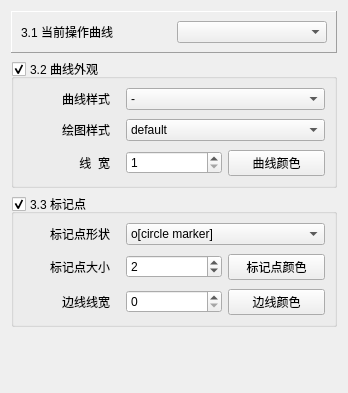
        <widget class="QWidget" name="scrollAreaWidgetContents_3">
         <property name="geometry">
          <rect>
           <x>0</x>
           <y>0</y>
           <width>348</width>
           <height>393</height>
          </rect>
         </property>
         <layout class="QVBoxLayout" name="verticalLayout_6">
          <item>
           <widget class="QFrame" name="frame_3">
            <property name="frameShape">
             <enum>QFrame::Panel</enum>
            </property>
            <property name="frameShadow">
             <enum>QFrame::Raised</enum>
            </property>
            <layout class="QHBoxLayout" name="horizontalLayout_3">
             <property name="topMargin">
              <number>9</number>
             </property>
             <property name="bottomMargin">
              <number>9</number>
             </property>
             <item>
              <widget class="QLabel" name="label_8">
               <property name="text">
                <string>3.1 当前操作曲线</string>
               </property>
              </widget>
             </item>
             <item>
              <widget class="QComboBox" name="comboAxes_Lines"/>
             </item>
            </layout>
           </widget>
          </item>
          <item>
           <widget class="QGroupBox" name="groupBox_LineSeries">
            <property name="title">
             <string>3.2 曲线外观</string>
            </property>
            <property name="checkable">
             <bool>true</bool>
            </property>
            <property name="checked">
             <bool>true</bool>
            </property>
            <layout class="QGridLayout" name="gridLayout_10">
             <property name="verticalSpacing">
              <number>9</number>
             </property>
             <item row="0" column="0">
              <widget class="QLabel" name="label_5">
               <property name="text">
                <string>曲线样式</string>
               </property>
               <property name="alignment">
                <set>Qt::AlignRight|Qt::AlignTrailing|Qt::AlignVCenter</set>
               </property>
               <property name="indent">
                <number>10</number>
               </property>
              </widget>
             </item>
             <item row="0" column="1" colspan="2">
              <widget class="QComboBox" name="comboSeries_LineStyle">
               <item>
                <property name="text">
                 <string>-</string>
                </property>
               </item>
               <item>
                <property name="text">
                 <string>--</string>
                </property>
               </item>
               <item>
                <property name="text">
                 <string>-.</string>
                </property>
               </item>
               <item>
                <property name="text">
                 <string>:</string>
                </property>
               </item>
               <item>
                <property name="text">
                 <string>None</string>
                </property>
               </item>
              </widget>
             </item>
             <item row="1" column="0">
              <widget class="QLabel" name="label_14">
               <property name="text">
                <string>绘图样式</string>
               </property>
               <property name="alignment">
                <set>Qt::AlignRight|Qt::AlignTrailing|Qt::AlignVCenter</set>
               </property>
               <property name="indent">
                <number>10</number>
               </property>
              </widget>
             </item>
             <item row="1" column="1" colspan="2">
              <widget class="QComboBox" name="comboSeries_DrawStyle">
               <item>
                <property name="text">
                 <string>default</string>
                </property>
               </item>
               <item>
                <property name="text">
                 <string>steps</string>
                </property>
               </item>
               <item>
                <property name="text">
                 <string>steps-pre</string>
                </property>
               </item>
               <item>
                <property name="text">
                 <string>steps-mid</string>
                </property>
               </item>
               <item>
                <property name="text">
                 <string>steps-post</string>
                </property>
               </item>
              </widget>
             </item>
             <item row="2" column="0">
              <widget class="QLabel" name="label_15">
               <property name="text">
                <string>线  宽</string>
               </property>
               <property name="alignment">
                <set>Qt::AlignRight|Qt::AlignTrailing|Qt::AlignVCenter</set>
               </property>
               <property name="indent">
                <number>10</number>
               </property>
              </widget>
             </item>
             <item row="2" column="1">
              <widget class="QSpinBox" name="spinSeries_LineWidth">
               <property name="minimum">
                <number>1</number>
               </property>
               <property name="maximum">
                <number>100</number>
               </property>
              </widget>
             </item>
             <item row="2" column="2">
              <widget class="QPushButton" name="btnSeries_LineColor">
               <property name="text">
                <string>曲线颜色</string>
               </property>
              </widget>
             </item>
            </layout>
           </widget>
          </item>
          <item>
           <widget class="QGroupBox" name="groupBox_Marker">
            <property name="title">
             <string>3.3 标记点</string>
            </property>
            <property name="checkable">
             <bool>true</bool>
            </property>
            <property name="checked">
             <bool>true</bool>
            </property>
            <layout class="QGridLayout" name="gridLayout_9">
             <property name="verticalSpacing">
              <number>9</number>
             </property>
             <item row="1" column="2">
              <widget class="QPushButton" name="btnMarker_Color">
               <property name="text">
                <string>标记点颜色</string>
               </property>
              </widget>
             </item>
             <item row="2" column="2">
              <widget class="QPushButton" name="btnMarker_EdgeColor">
               <property name="text">
                <string>边线颜色</string>
               </property>
              </widget>
             </item>
             <item row="2" column="0">
              <widget class="QLabel" name="label_18">
               <property name="text">
                <string>边线线宽</string>
               </property>
               <property name="alignment">
                <set>Qt::AlignRight|Qt::AlignTrailing|Qt::AlignVCenter</set>
               </property>
               <property name="indent">
                <number>10</number>
               </property>
              </widget>
             </item>
             <item row="0" column="0">
              <widget class="QLabel" name="label_16">
               <property name="text">
                <string>标记点形状</string>
               </property>
               <property name="alignment">
                <set>Qt::AlignRight|Qt::AlignTrailing|Qt::AlignVCenter</set>
               </property>
               <property name="indent">
                <number>10</number>
               </property>
              </widget>
             </item>
             <item row="2" column="1">
              <widget class="QSpinBox" name="spinMarker_EdgeWidth">
               <property name="minimum">
                <number>0</number>
               </property>
              </widget>
             </item>
             <item row="0" column="1" colspan="2">
              <widget class="QComboBox" name="comboMarker_Shape">
               <item>
                <property name="text">
                 <string>o[circle marker]</string>
                </property>
               </item>
               <item>
                <property name="text">
                 <string>v[triangle_down marker]</string>
                </property>
               </item>
               <item>
                <property name="text">
                 <string>^[triangle_up marker]</string>
                </property>
               </item>
               <item>
                <property name="text">
                 <string>&lt;[triangle_left marker]</string>
                </property>
               </item>
               <item>
                <property name="text">
                 <string>&gt;[triangle_right marker]</string>
                </property>
               </item>
               <item>
                <property name="text">
                 <string>s[square marker]</string>
                </property>
               </item>
               <item>
                <property name="text">
                 <string>p[pentagon marker]</string>
                </property>
               </item>
               <item>
                <property name="text">
                 <string>*[star marker]</string>
                </property>
               </item>
               <item>
                <property name="text">
                 <string>h[hexagon1 marker]</string>
                </property>
               </item>
               <item>
                <property name="text">
                 <string>H[hexagon2 marker]</string>
                </property>
               </item>
               <item>
                <property name="text">
                 <string>+[plus marker]</string>
                </property>
               </item>
               <item>
                <property name="text">
                 <string>x[x marker]</string>
                </property>
               </item>
               <item>
                <property name="text">
                 <string>D[diamond marker]</string>
                </property>
               </item>
               <item>
                <property name="text">
                 <string>d[thin_diamond marker]</string>
                </property>
               </item>
              </widget>
             </item>
             <item row="1" column="1">
              <widget class="QSpinBox" name="spinMarker_Size">
               <property name="minimum">
                <number>1</number>
               </property>
               <property name="maximum">
                <number>100</number>
               </property>
               <property name="value">
                <number>2</number>
               </property>
              </widget>
             </item>
             <item row="1" column="0">
              <widget class="QLabel" name="label_17">
               <property name="text">
                <string>标记点大小</string>
               </property>
               <property name="alignment">
                <set>Qt::AlignRight|Qt::AlignTrailing|Qt::AlignVCenter</set>
               </property>
               <property name="indent">
                <number>10</number>
               </property>
              </widget>
             </item>
            </layout>
           </widget>
          </item>
          <item>
           <spacer name="verticalSpacer_3">
            <property name="orientation">
             <enum>Qt::Vertical</enum>
            </property>
            <property name="sizeHint" stdset="0">
             <size>
              <width>20</width>
              <height>286</height>
             </size>
            </property>
           </spacer>
          </item>
         </layout>
        </widget>
